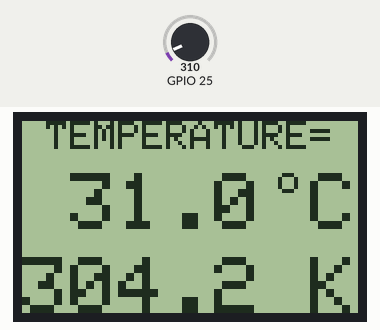
The program below on a simulated ESP32. Parts: 84×48 one-colour display. The inputs (shaded band) are chosen by the test bench; at power-on: GPIO 25 = 310.

Above: at 1.8 s.
1.9 s: GPIO 25 set to 372
At 2.3 s:
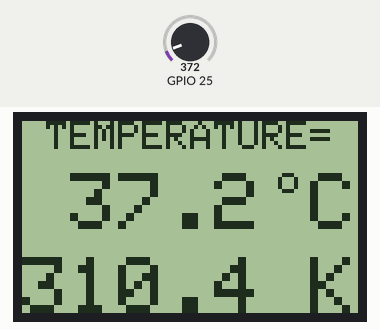
3.5 s: GPIO 25 set to 434
At 4.8 s:
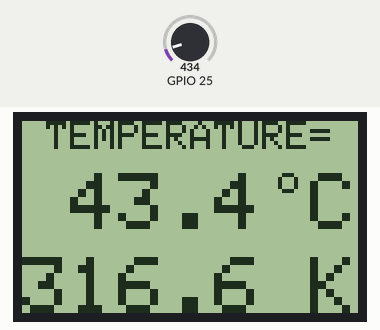
5.6 s: GPIO 25 set to 527
At 7.3 s:
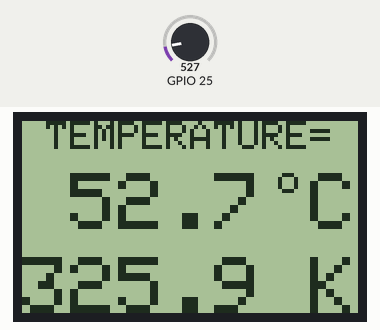
Timing chart, 0 to 8.8 s (numbered marks = the images above; inputs shaded):
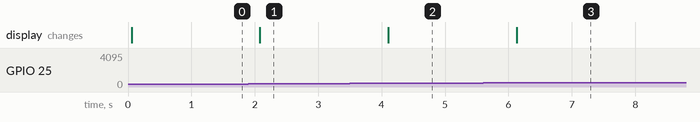

The program:

main.cpp
```cpp
#include <Arduino.h>
/**************************************************************************
 *
 * ESP8266 NodeMCU with Nokia 5110 LCD (84x48 Pixel) and LM35 analog
 *   temperature sensor.
 * This is a free software with NO WARRANTY.
 * https://simple-circuit.com/
 *
 *************************************************************************/


#include <Adafruit_GFX.h>      // include Adafruit graphics library
#include <Adafruit_PCD8544.h>  // include Adafruit PCD8544 (Nokia 5110) library

// Nokia 5110 LCD module connections (CLK, DIN, D/C, CS, RST)
Adafruit_PCD8544 display = Adafruit_PCD8544(18, 23, 4, 15, 2);

void setup(void)
{
  // initialize the display
  display.begin();

  // you can change the contrast around to adapt the display
  // for the best viewing!
  display.setContrast(50);

  display.clearDisplay();   // clear the screen and buffer
  display.setTextSize(1);
  display.setTextColor(BLACK, WHITE);
  display.setCursor(6, 0);
  display.print("TEMPERATURE=");
  display.setTextSize(2);
  display.display();
}

int tKelvin, tCelsius, tFahrenheit;
// main loop
void loop()
{
  // read analog voltage and convert it to tenths °C ( = millivolts)
  tCelsius = analogRead(25);// * 3300/1024;
  tKelvin  = tCelsius + 2732;            // convert tenths °C to tenths Kelvin

  // print temperature in degree Celsius
  display.setCursor(0, 13);
  if (tCelsius >= 1000)    // if temperature >= 100.0 °C
    display.printf("%03u.%1u C", tCelsius / 10, tCelsius % 10);
  else                     // otherwise ( temperature < 100 °C)
    display.printf(" %02u.%1u C", tCelsius / 10, tCelsius % 10);

  // print temperature in Kelvin
  display.setCursor(0, 34);
  display.printf("%03u.%1u K", tKelvin / 10, tKelvin % 10);

  // print degree symbol ( ° )
  display.drawCircle(66, 15, 2, BLACK);

  // now update the screen
  display.display();

  delay(1000);  // wait a second
}

// end of code.
```

Measured:
- after the input at 1.9 s, the display: changes after 0.18 s (image 1)
- after the input at 3.5 s, the display: changes after 0.61 s (image 2)
- after the input at 5.6 s, the display: changes after 0.53 s (image 3)
